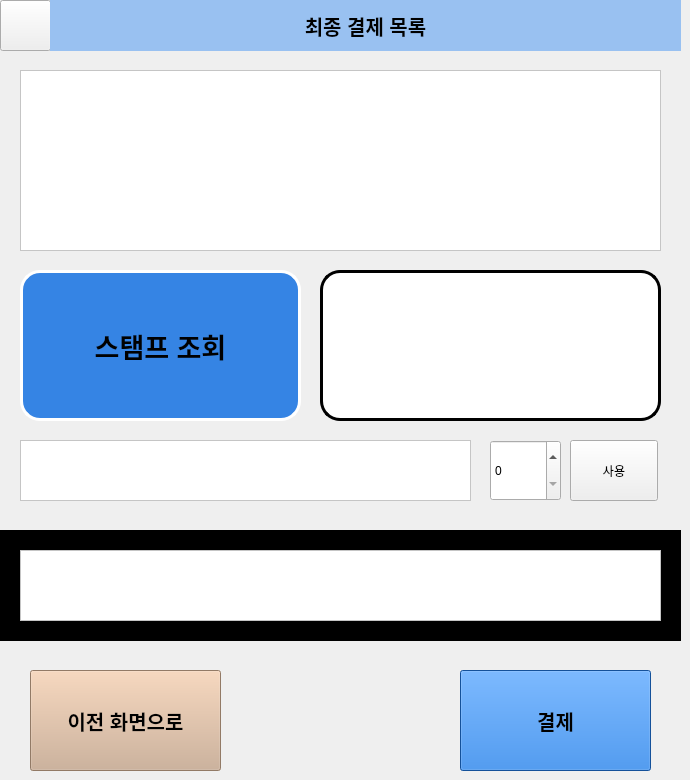
    <widget class="QWidget" name="page_4">
     <widget class="QListWidget" name="total_result">
      <property name="geometry">
       <rect>
        <x>20</x>
        <y>70</y>
        <width>641</width>
        <height>181</height>
       </rect>
      </property>
      <property name="font">
       <font>
        <pointsize>18</pointsize>
       </font>
      </property>
      <property name="styleSheet">
       <string notr="true">background-color: rgb(255, 255, 255);</string>
      </property>
     </widget>
     <widget class="QPushButton" name="btn_undo">
      <property name="geometry">
       <rect>
        <x>30</x>
        <y>670</y>
        <width>191</width>
        <height>101</height>
       </rect>
      </property>
      <property name="font">
       <font>
        <pointsize>15</pointsize>
        <weight>75</weight>
        <bold>true</bold>
       </font>
      </property>
      <property name="styleSheet">
       <string notr="true">background-color: rgb(205, 171, 143);</string>
      </property>
      <property name="text">
       <string>이전 화면으로</string>
      </property>
     </widget>
     <widget class="QPushButton" name="btn_home_2">
      <property name="geometry">
       <rect>
        <x>0</x>
        <y>0</y>
        <width>51</width>
        <height>51</height>
       </rect>
      </property>
      <property name="font">
       <font>
        <pointsize>30</pointsize>
       </font>
      </property>
      <property name="text">
       <string/>
      </property>
      <property name="icon">
       <iconset>
        <normaloff>../../다운로드/home.png</normaloff>../../다운로드/home.png</iconset>
      </property>
      <property name="iconSize">
       <size>
        <width>51</width>
        <height>51</height>
       </size>
      </property>
     </widget>
     <widget class="QLabel" name="label_14">
      <property name="geometry">
       <rect>
        <x>50</x>
        <y>0</y>
        <width>631</width>
        <height>51</height>
       </rect>
      </property>
      <property name="font">
       <font>
        <pointsize>15</pointsize>
        <weight>75</weight>
        <bold>true</bold>
       </font>
      </property>
      <property name="styleSheet">
       <string notr="true">background-color: rgb(153, 193, 241);</string>
      </property>
      <property name="text">
       <string>최종 결제 목록</string>
      </property>
      <property name="alignment">
       <set>Qt::AlignCenter</set>
      </property>
     </widget>
     <widget class="QPushButton" name="btn_final_payment">
      <property name="geometry">
       <rect>
        <x>460</x>
        <y>670</y>
        <width>191</width>
        <height>101</height>
       </rect>
      </property>
      <property name="font">
       <font>
        <pointsize>15</pointsize>
        <weight>75</weight>
        <bold>true</bold>
       </font>
      </property>
      <property name="styleSheet">
       <string notr="true">background-color: rgb(28, 113, 216);</string>
      </property>
      <property name="text">
       <string>결제</string>
      </property>
     </widget>
     <widget class="QPushButton" name="btn_input_stampnumber">
      <property name="geometry">
       <rect>
        <x>20</x>
        <y>270</y>
        <width>281</width>
        <height>151</height>
       </rect>
      </property>
      <property name="font">
       <font>
        <pointsize>20</pointsize>
        <weight>75</weight>
        <bold>true</bold>
       </font>
      </property>
      <property name="styleSheet">
       <string notr="true">background-color: rgb(53, 132, 228);
border-radius:20px;
border:3px solid rgb(255,255,255)</string>
      </property>
      <property name="text">
       <string>스탬프 조회</string>
      </property>
     </widget>
     <widget class="QLineEdit" name="input_stampnumber">
      <property name="geometry">
       <rect>
        <x>320</x>
        <y>270</y>
        <width>341</width>
        <height>151</height>
       </rect>
      </property>
      <property name="styleSheet">
       <string notr="true">background-color: rgb(255, 255, 255);
border-radius:20px;
border:3px solid rgb(0,0,0)</string>
      </property>
     </widget>
     <widget class="QFrame" name="frame">
      <property name="geometry">
       <rect>
        <x>0</x>
        <y>530</y>
        <width>681</width>
        <height>111</height>
       </rect>
      </property>
      <property name="styleSheet">
       <string notr="true">background-color: rgb(0, 0, 0);</string>
      </property>
      <property name="frameShape">
       <enum>QFrame::StyledPanel</enum>
      </property>
      <property name="frameShadow">
       <enum>QFrame::Raised</enum>
      </property>
      <widget class="QListWidget" name="real_total_result">
       <property name="geometry">
        <rect>
         <x>20</x>
         <y>20</y>
         <width>641</width>
         <height>71</height>
        </rect>
       </property>
       <property name="font">
        <font>
         <pointsize>18</pointsize>
         <weight>50</weight>
         <bold>false</bold>
        </font>
       </property>
       <property name="styleSheet">
        <string notr="true">background-color: rgb(255, 255, 255);</string>
       </property>
      </widget>
     </widget>
     <widget class="QSpinBox" name="spinBox_stamp_value">
      <property name="geometry">
       <rect>
        <x>490</x>
        <y>440</y>
        <width>71</width>
        <height>61</height>
       </rect>
      </property>
     </widget>
     <widget class="QPushButton" name="btn_use_stamp">
      <property name="geometry">
       <rect>
        <x>570</x>
        <y>440</y>
        <width>88</width>
        <height>61</height>
       </rect>
      </property>
      <property name="text">
       <string>사용</string>
      </property>
     </widget>
     <widget class="QListWidget" name="show_stampcount">
      <property name="geometry">
       <rect>
        <x>20</x>
        <y>440</y>
        <width>451</width>
        <height>61</height>
       </rect>
      </property>
      <property name="font">
       <font>
        <pointsize>15</pointsize>
       </font>
      </property>
      <property name="styleSheet">
       <string notr="true">background-color: rgb(255, 255, 255);</string>
      </property>
     </widget>
    </widget>
